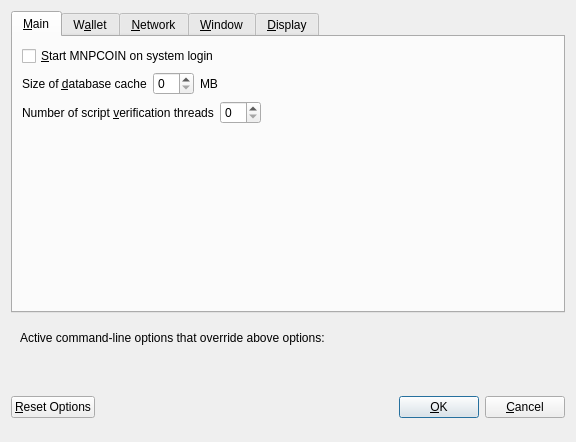
<?xml version="1.0" encoding="UTF-8"?>
<ui version="4.0">
 <class>OptionsDialog</class>
 <widget class="QDialog" name="OptionsDialog">
  <property name="geometry">
   <rect>
    <x>0</x>
    <y>0</y>
    <width>576</width>
    <height>442</height>
   </rect>
  </property>
  <property name="windowTitle">
   <string>Options</string>
  </property>
  <property name="modal">
   <bool>true</bool>
  </property>
  <layout class="QVBoxLayout" name="verticalLayout">
   <item>
    <widget class="QTabWidget" name="tabWidget">
     <property name="currentIndex">
      <number>0</number>
     </property>
     <widget class="QWidget" name="tabMain">
      <attribute name="title">
       <string>&amp;Main</string>
      </attribute>
      <layout class="QVBoxLayout" name="verticalLayout_Main">
       <item>
        <widget class="QCheckBox" name="bitcoinAtStartup">
         <property name="toolTip">
          <string>Automatically start MNPCOIN after logging in to the system.</string>
         </property>
         <property name="text">
          <string>&amp;Start MNPCOIN on system login</string>
         </property>
        </widget>
       </item>
       <item>
        <layout class="QHBoxLayout" name="horizontalLayout_2_Main">
         <item>
          <widget class="QLabel" name="databaseCacheLabel">
           <property name="text">
            <string>Size of &amp;database cache</string>
           </property>
           <property name="textFormat">
            <enum>Qt::PlainText</enum>
           </property>
           <property name="buddy">
            <cstring>databaseCache</cstring>
           </property>
          </widget>
         </item>
         <item>
          <widget class="QSpinBox" name="databaseCache"/>
         </item>
         <item>
          <widget class="QLabel" name="databaseCacheUnitLabel">
           <property name="text">
            <string>MB</string>
           </property>
           <property name="textFormat">
            <enum>Qt::PlainText</enum>
           </property>
          </widget>
         </item>
         <item>
          <spacer name="horizontalSpacer_2_Main">
           <property name="orientation">
            <enum>Qt::Horizontal</enum>
           </property>
           <property name="sizeHint" stdset="0">
            <size>
             <width>40</width>
             <height>20</height>
            </size>
           </property>
          </spacer>
         </item>
        </layout>
       </item>
       <item>
        <layout class="QHBoxLayout" name="horizontalLayout_3_Main">
         <item>
          <widget class="QLabel" name="threadsScriptVerifLabel">
           <property name="text">
            <string>Number of script &amp;verification threads</string>
           </property>
           <property name="textFormat">
            <enum>Qt::PlainText</enum>
           </property>
           <property name="buddy">
            <cstring>threadsScriptVerif</cstring>
           </property>
          </widget>
         </item>
         <item>
          <widget class="QSpinBox" name="threadsScriptVerif">
           <property name="toolTip">
            <string>(0 = auto, &lt;0 = leave that many cores free)</string>
           </property>
          </widget>
         </item>
         <item>
          <spacer name="horizontalSpacer_3_Main">
           <property name="orientation">
            <enum>Qt::Horizontal</enum>
           </property>
           <property name="sizeHint" stdset="0">
            <size>
             <width>40</width>
             <height>20</height>
            </size>
           </property>
          </spacer>
         </item>
        </layout>
       </item>
       <item>
        <spacer name="verticalSpacer_2">
         <property name="orientation">
          <enum>Qt::Vertical</enum>
         </property>
         <property name="sizeHint" stdset="0">
          <size>
           <width>20</width>
           <height>40</height>
          </size>
         </property>
        </spacer>
       </item>
       <!--<item>-->
        <!--<widget class="QCheckBox" name="checkBoxZeromintEnable">-->
         <!--<property name="toolTip">-->
          <!--<string>Enable automatic minting of MNP units to zMNP</string>-->
         <!--</property>-->
         <!--<property name="layoutDirection">-->
          <!--<enum>Qt::LeftToRight</enum>-->
         <!--</property>-->
         <!--<property name="text">-->
          <!--<string>Enable zMNP Automint</string>-->
         <!--</property>-->
        <!--</widget>-->
       <!--</item>-->
       <!--<item>-->
        <!--<layout class="QHBoxLayout" name="horizontalLayout_3">-->
         <!--<item>-->
          <!--<widget class="QLabel" name="percentage_label">-->
           <!--<property name="toolTip">-->
            <!--<string>Percentage of incoming MNP which get automatically converted to zMNP via Zerocoin Protocol (min: 10%)</string>-->
           <!--</property>-->
           <!--<property name="text">-->
            <!--<string>Percentage of autominted zMNP</string>-->
           <!--</property>-->
          <!--</widget>-->
         <!--</item>-->
         <!--<item>-->
          <!--<widget class="QSpinBox" name="zeromintPercentage">-->
           <!--<property name="minimum">-->
            <!--<number>1</number>-->
           <!--</property>-->
           <!--<property name="maximum">-->
            <!--<number>100</number>-->
           <!--</property>-->
          <!--</widget>-->
         <!--</item>-->
        <!--</layout>-->
       <!--</item>-->
       <!--<item>-->
        <!--<layout class="QHBoxLayout" name="horizontalLayout" stretch="0,0">-->
         <!--<property name="sizeConstraint">-->
          <!--<enum>QLayout::SetFixedSize</enum>-->
         <!--</property>-->
         <!--<item>-->
          <!--<widget class="QLabel" name="labelPreferredDenom">-->
           <!--<property name="maximumSize">-->
            <!--<size>-->
             <!--<width>16777215</width>-->
             <!--<height>16777215</height>-->
            <!--</size>-->
           <!--</property>-->
           <!--<property name="toolTip">-->
            <!--<string>Wait with automatic conversion to Zerocoin until enough MNP for this denomination is available</string>-->
           <!--</property>-->
           <!--<property name="text">-->
            <!--<string>Preferred Automint zMNP Denomination</string>-->
           <!--</property>-->
          <!--</widget>-->
         <!--</item>-->
         <!--<item>-->
          <!--<widget class="QComboBox" name="preferredDenom">-->
           <!--<property name="maximumSize">-->
            <!--<size>-->
             <!--<width>16777215</width>-->
             <!--<height>27</height>-->
            <!--</size>-->
           <!--</property>-->
           <!--<property name="toolTip">-->
            <!--<string>Wait with automatic conversion to Zerocoin until enough MNP for this denomination is available</string>-->
           <!--</property>-->
           <!--<property name="maxVisibleItems">-->
            <!--<number>9</number>-->
           <!--</property>-->
           <!--<property name="maxCount">-->
            <!--<number>9</number>-->
           <!--</property>-->
          <!--</widget>-->
         <!--</item>-->
        <!--</layout>-->
       <!--</item>-->
      </layout>
     </widget>
     <widget class="QWidget" name="tabWallet">
      <attribute name="title">
       <string>W&amp;allet</string>
      </attribute>
      <layout class="QVBoxLayout" name="verticalLayout_Wallet">
       <item>
        <layout class="QHBoxLayout" name="horizontalLayout_2_Wallet">
         <item>
          <widget class="QLabel" name="labelStakeSplitThresholdText">
           <property name="text">
            <string>Stake split threshold:</string>
           </property>
          </widget>
         </item>
         <item>
          <widget class="QSpinBox" name="spinBoxStakeSplitThreshold">
           <property name="minimum">
            <number>1</number>
           </property>
           <property name="maximum">
            <number>999999</number>
           </property>
          </widget>
         </item>
        </layout>
       </item>
       <item>
        <widget class="QGroupBox" name="groupBox">
         <property name="title">
          <string>Expert</string>
         </property>
         <layout class="QVBoxLayout" name="verticalLayout_2">
          <item>
           <widget class="QCheckBox" name="coinControlFeatures">
            <property name="toolTip">
             <string>Whether to show coin control features or not.</string>
            </property>
            <property name="text">
             <string>Enable coin &amp;control features</string>
            </property>
           </widget>
          </item>
          <item>
           <widget class="QCheckBox" name="showMasternodesTab">
            <property name="toolTip">
             <string>Show additional tab listing all your masternodes in first sub-tab&lt;br/&gt;and all masternodes on the network in second sub-tab.</string>
            </property>
            <property name="text">
             <string>Show Masternodes Tab</string>
            </property>
           </widget>
          </item>
          <item>
           <widget class="QCheckBox" name="spendZeroConfChange">
            <property name="toolTip">
             <string>If you disable the spending of unconfirmed change, the change from a transaction&lt;br/&gt;cannot be used until that transaction has at least one confirmation.&lt;br/&gt;This also affects how your balance is computed.</string>
            </property>
            <property name="text">
             <string>&amp;Spend unconfirmed change</string>
            </property>
           </widget>
          </item>
         </layout>
        </widget>
       </item>
       <item>
        <spacer name="verticalSpacer_Wallet">
         <property name="orientation">
          <enum>Qt::Vertical</enum>
         </property>
         <property name="sizeHint" stdset="0">
          <size>
           <width>20</width>
           <height>40</height>
          </size>
         </property>
        </spacer>
       </item>
      </layout>
     </widget>
     <widget class="QWidget" name="tabNetwork">
      <attribute name="title">
       <string>&amp;Network</string>
      </attribute>
      <layout class="QVBoxLayout" name="verticalLayout_Network">
       <item>
        <widget class="QCheckBox" name="mapPortUpnp">
         <property name="toolTip">
          <string>Automatically open the MNPCOIN client port on the router. This only works when your router supports UPnP and it is enabled.</string>
         </property>
         <property name="text">
          <string>Map port using &amp;UPnP</string>
         </property>
        </widget>
       </item>
       <item>
        <widget class="QCheckBox" name="allowIncoming">
         <property name="toolTip">
          <string>Accept connections from outside</string>
         </property>
         <property name="text">
          <string>Allow incoming connections</string>
         </property>
        </widget>
       </item>
       <item>
        <widget class="QCheckBox" name="connectSocks">
         <property name="toolTip">
          <string>Connect to the MNPCOIN network through a SOCKS5 proxy.</string>
         </property>
         <property name="text">
          <string>&amp;Connect through SOCKS5 proxy (default proxy):</string>
         </property>
        </widget>
       </item>
       <item>
        <layout class="QHBoxLayout" name="horizontalLayout_1_Network">
         <item>
          <widget class="QLabel" name="proxyIpLabel">
           <property name="text">
            <string>Proxy &amp;IP:</string>
           </property>
           <property name="textFormat">
            <enum>Qt::PlainText</enum>
           </property>
           <property name="buddy">
            <cstring>proxyIp</cstring>
           </property>
          </widget>
         </item>
         <item>
          <widget class="QValidatedLineEdit" name="proxyIp">
           <property name="minimumSize">
            <size>
             <width>140</width>
             <height>0</height>
            </size>
           </property>
           <property name="maximumSize">
            <size>
             <width>140</width>
             <height>16777215</height>
            </size>
           </property>
           <property name="toolTip">
            <string>IP address of the proxy (e.g. IPv4: 127.0.0.1 / IPv6: ::1)</string>
           </property>
          </widget>
         </item>
         <item>
          <widget class="QLabel" name="proxyPortLabel">
           <property name="text">
            <string>&amp;Port:</string>
           </property>
           <property name="textFormat">
            <enum>Qt::PlainText</enum>
           </property>
           <property name="buddy">
            <cstring>proxyPort</cstring>
           </property>
          </widget>
         </item>
         <item>
          <widget class="QLineEdit" name="proxyPort">
           <property name="minimumSize">
            <size>
             <width>55</width>
             <height>0</height>
            </size>
           </property>
           <property name="maximumSize">
            <size>
             <width>55</width>
             <height>16777215</height>
            </size>
           </property>
           <property name="toolTip">
            <string>Port of the proxy (e.g. 9050)</string>
           </property>
          </widget>
         </item>
         <item>
          <spacer name="horizontalSpacer_1_Network">
           <property name="orientation">
            <enum>Qt::Horizontal</enum>
           </property>
           <property name="sizeHint" stdset="0">
            <size>
             <width>40</width>
             <height>20</height>
            </size>
           </property>
          </spacer>
         </item>
        </layout>
       </item>
       <item>
        <spacer name="verticalSpacer_Network">
         <property name="orientation">
          <enum>Qt::Vertical</enum>
         </property>
         <property name="sizeHint" stdset="0">
          <size>
           <width>20</width>
           <height>40</height>
          </size>
         </property>
        </spacer>
       </item>
      </layout>
     </widget>
     <widget class="QWidget" name="tabWindow">
      <attribute name="title">
       <string>&amp;Window</string>
      </attribute>
      <layout class="QVBoxLayout" name="verticalLayout_Window">
       <item>
        <widget class="QCheckBox" name="minimizeToTray">
         <property name="toolTip">
          <string>Show only a tray icon after minimizing the window.</string>
         </property>
         <property name="text">
          <string>&amp;Minimize to the tray instead of the taskbar</string>
         </property>
        </widget>
       </item>
       <item>
        <widget class="QCheckBox" name="minimizeOnClose">
         <property name="toolTip">
          <string>Minimize instead of exit the application when the window is closed. When this option is enabled, the application will be closed only after selecting Quit in the menu.</string>
         </property>
         <property name="text">
          <string>M&amp;inimize on close</string>
         </property>
        </widget>
       </item>
       <item>
        <spacer name="verticalSpacer_Window">
         <property name="orientation">
          <enum>Qt::Vertical</enum>
         </property>
         <property name="sizeHint" stdset="0">
          <size>
           <width>20</width>
           <height>40</height>
          </size>
         </property>
        </spacer>
       </item>
      </layout>
     </widget>
     <widget class="QWidget" name="tabDisplay">
      <attribute name="title">
       <string>&amp;Display</string>
      </attribute>
      <layout class="QVBoxLayout" name="verticalLayout_Display">
       <item>
        <layout class="QHBoxLayout" name="horizontalLayout_1_Display">
         <item>
          <widget class="QLabel" name="langLabel">
           <property name="text">
            <string>User Interface &amp;language:</string>
           </property>
           <property name="textFormat">
            <enum>Qt::PlainText</enum>
           </property>
           <property name="buddy">
            <cstring>lang</cstring>
           </property>
          </widget>
         </item>
         <item>
          <widget class="QValueComboBox" name="lang">
           <property name="toolTip">
            <string>The user interface language can be set here. This setting will take effect after restarting MNPCOIN.</string>
           </property>
          </widget>
         </item>
        </layout>
       </item>
       <item>
        <widget class="QLabel" name="label_3">
         <property name="toolTip">
          <string notr="true"/>
         </property>
         <property name="statusTip">
          <string notr="true"/>
         </property>
         <property name="whatsThis">
          <string notr="true"/>
         </property>
         <property name="accessibleName">
          <string notr="true"/>
         </property>
         <property name="text">
          <string>Language missing or translation incomplete? Help contributing translations here:
https://www.transifex.com/mnpcoin-project/mnpcoin-project-translations</string>
         </property>
         <property name="wordWrap">
          <bool>true</bool>
         </property>
         <property name="openExternalLinks">
          <bool>true</bool>
         </property>
         <property name="textInteractionFlags">
          <set>Qt::TextBrowserInteraction</set>
         </property>
        </widget>
       </item>
       <item>
        <layout class="QHBoxLayout" name="horizontalLayout_4_Display" stretch="0,0">
         <item>
          <widget class="QLabel" name="themeLabel">
           <property name="text">
            <string>User Interface Theme:</string>
           </property>
          </widget>
         </item>
         <item>
          <widget class="QValueComboBox" name="theme"/>
         </item>
        </layout>
       </item>
       <item>
        <widget class="Line" name="line">
         <property name="orientation">
          <enum>Qt::Horizontal</enum>
         </property>
        </widget>
       </item>
       <item>
        <layout class="QHBoxLayout" name="horizontalLayout_2_Display">
         <item>
          <widget class="QLabel" name="unitLabel">
           <property name="text">
            <string>&amp;Unit to show amounts in:</string>
           </property>
           <property name="textFormat">
            <enum>Qt::PlainText</enum>
           </property>
           <property name="buddy">
            <cstring>unit</cstring>
           </property>
          </widget>
         </item>
         <item>
          <widget class="QValueComboBox" name="unit">
           <property name="toolTip">
            <string>Choose the default subdivision unit to show in the interface and when sending coins.</string>
           </property>
          </widget>
         </item>
        </layout>
       </item>
       <item>
        <layout class="QHBoxLayout" name="horizontalLayout_5_Display">
         <item>
          <widget class="QLabel" name="digitsLabel">
           <property name="text">
            <string>Decimal digits</string>
           </property>
          </widget>
         </item>
         <item>
          <widget class="QValueComboBox" name="digits"/>
         </item>
        </layout>
       </item>
       <item>
        <layout class="QHBoxLayout" name="horizontalLayout_3_Display">
         <item>
          <widget class="QLabel" name="thirdPartyTxUrlsLabel">
           <property name="toolTip">
            <string>Third party URLs (e.g. a block explorer) that appear in the transactions tab as context menu items. %s in the URL is replaced by transaction hash. Multiple URLs are separated by vertical bar |.</string>
           </property>
           <property name="text">
            <string>Third party transaction URLs</string>
           </property>
           <property name="buddy">
            <cstring>thirdPartyTxUrls</cstring>
           </property>
          </widget>
         </item>
         <item>
          <widget class="QLineEdit" name="thirdPartyTxUrls">
           <property name="toolTip">
            <string>Third party URLs (e.g. a block explorer) that appear in the transactions tab as context menu items. %s in the URL is replaced by transaction hash. Multiple URLs are separated by vertical bar |.</string>
           </property>
          </widget>
         </item>
        </layout>
       </item>
       <item>
        <spacer name="verticalSpacer">
         <property name="orientation">
          <enum>Qt::Vertical</enum>
         </property>
         <property name="sizeHint" stdset="0">
          <size>
           <width>20</width>
           <height>40</height>
          </size>
         </property>
        </spacer>
       </item>
      </layout>
     </widget>
    </widget>
   </item>
   <item>
    <widget class="QFrame" name="frame">
     <layout class="QVBoxLayout" name="verticalLayout_Bottom">
      <item>
       <layout class="QHBoxLayout" name="horizontalLayout_Bottom">
        <item>
         <widget class="QLabel" name="overriddenByCommandLineInfoLabel">
          <property name="text">
           <string>Active command-line options that override above options:</string>
          </property>
          <property name="textFormat">
           <enum>Qt::PlainText</enum>
          </property>
         </widget>
        </item>
        <item>
         <spacer name="horizontalSpacer_Bottom">
          <property name="orientation">
           <enum>Qt::Horizontal</enum>
          </property>
          <property name="sizeHint" stdset="0">
           <size>
            <width>40</width>
            <height>20</height>
           </size>
          </property>
         </spacer>
        </item>
       </layout>
      </item>
      <item>
       <widget class="QLabel" name="overriddenByCommandLineLabel">
        <property name="text">
         <string/>
        </property>
        <property name="textFormat">
         <enum>Qt::PlainText</enum>
        </property>
        <property name="wordWrap">
         <bool>true</bool>
        </property>
       </widget>
      </item>
     </layout>
    </widget>
   </item>
   <item>
    <layout class="QHBoxLayout" name="horizontalLayout_Buttons">
     <item>
      <widget class="QPushButton" name="resetButton">
       <property name="toolTip">
        <string>Reset all client options to default.</string>
       </property>
       <property name="text">
        <string>&amp;Reset Options</string>
       </property>
       <property name="autoDefault">
        <bool>false</bool>
       </property>
      </widget>
     </item>
     <item>
      <spacer name="horizontalSpacer_1">
       <property name="orientation">
        <enum>Qt::Horizontal</enum>
       </property>
       <property name="sizeHint" stdset="0">
        <size>
         <width>40</width>
         <height>48</height>
        </size>
       </property>
      </spacer>
     </item>
     <item>
      <widget class="QLabel" name="statusLabel">
       <property name="minimumSize">
        <size>
         <width>200</width>
         <height>0</height>
        </size>
       </property>
       <property name="font">
        <font>
         <weight>75</weight>
         <bold>true</bold>
        </font>
       </property>
       <property name="text">
        <string/>
       </property>
       <property name="textFormat">
        <enum>Qt::PlainText</enum>
       </property>
       <property name="wordWrap">
        <bool>true</bool>
       </property>
      </widget>
     </item>
     <item>
      <spacer name="horizontalSpacer_2">
       <property name="orientation">
        <enum>Qt::Horizontal</enum>
       </property>
       <property name="sizeHint" stdset="0">
        <size>
         <width>40</width>
         <height>48</height>
        </size>
       </property>
      </spacer>
     </item>
     <item>
      <widget class="QPushButton" name="okButton">
       <property name="text">
        <string>&amp;OK</string>
       </property>
       <property name="autoDefault">
        <bool>false</bool>
       </property>
       <property name="default">
        <bool>true</bool>
       </property>
      </widget>
     </item>
     <item>
      <widget class="QPushButton" name="cancelButton">
       <property name="text">
        <string>&amp;Cancel</string>
       </property>
       <property name="autoDefault">
        <bool>false</bool>
       </property>
      </widget>
     </item>
    </layout>
   </item>
  </layout>
 </widget>
 <customwidgets>
  <customwidget>
   <class>QValidatedLineEdit</class>
   <extends>QLineEdit</extends>
   <header>qvalidatedlineedit.h</header>
  </customwidget>
  <customwidget>
   <class>QValueComboBox</class>
   <extends>QComboBox</extends>
   <header>qvaluecombobox.h</header>
  </customwidget>
 </customwidgets>
 <resources/>
 <connections/>
</ui>
